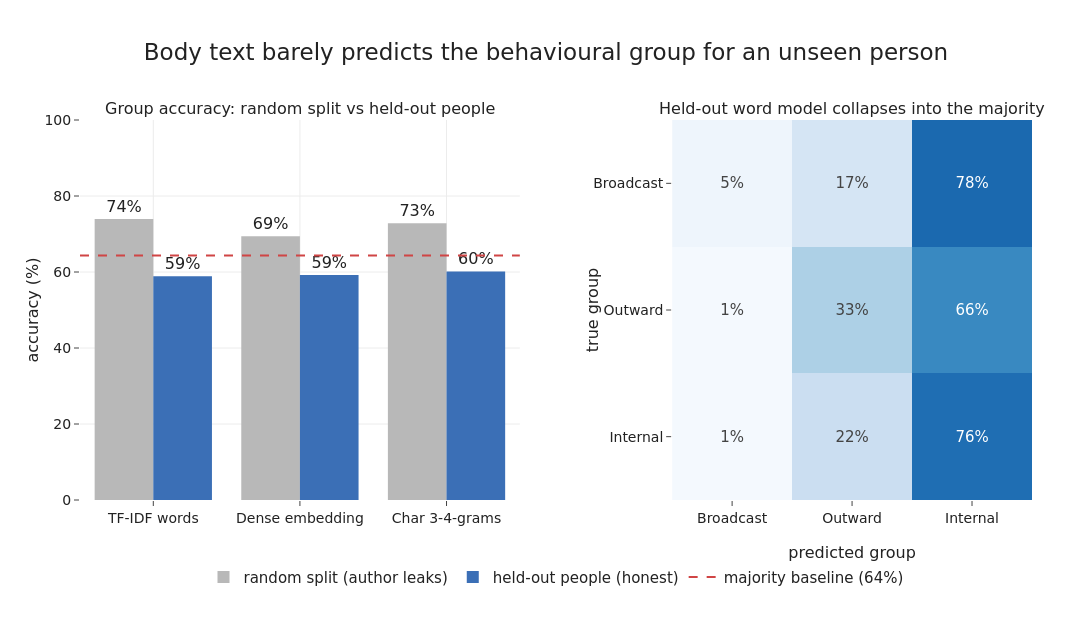

Source (notebook cell):
### Markdown cell above
## Question 1: which behavioural group wrote this mail?

Here is the trap the evaluation has to avoid. If we split messages at random,
the same person lands in both the training and the test set, so a model can
recognise the *author* from their words and then look up which group that author
belongs to - scoring high without learning anything about the group itself. The
honest test holds out whole **people**: every author in the test fold is unseen
during training (a grouped 5-fold). The left panel shows both, for each
representation, against the majority baseline of always guessing the internal
group.

The gap is the finding. On a random split every representation looks strong; on
held-out people they all collapse to roughly the majority baseline. The right
panel shows why - the confusion matrix for the held-out word model pulls almost
everything into the internal majority, dissolving the two small groups. Topic
words, the dense embedding and character style all behave the same way: for a
person the model has never read before, the body does not reveal the behavioural
role. The group is a property of *who you write to and how widely*, and that
structure barely surfaces in the words themselves.

### Code cell
maj = pd.Series(ygrp).value_counts(normalize=True).max()
rand_acc, grp_acc = {}, {}
for name, Xr in REPS.items():
    pr_r = cross_val_predict(LinearSVC(C=1), Xr, ygrp, n_jobs=-1,
                             cv=StratifiedKFold(5, shuffle=True, random_state=0))
    pr_g = cross_val_predict(LinearSVC(C=1), Xr, ygrp, n_jobs=-1,
                             groups=persons, cv=GroupKFold(5))
    rand_acc[name] = accuracy_score(ygrp, pr_r)
    grp_acc[name] = accuracy_score(ygrp, pr_g)
    if name == "TF-IDF words":
        held_pred = pr_g
print("majority baseline:", round(maj, 3))
print("random split:    ", {k: round(v, 3) for k, v in rand_acc.items()})
print("held-out people: ", {k: round(v, 3) for k, v in grp_acc.items()})

cm = confusion_matrix(ygrp, held_pred, labels=GROUPS, normalize="true") * 100
fig = make_subplots(rows=1, cols=2, column_widths=[0.55, 0.45], horizontal_spacing=0.16,
    subplot_titles=["Group accuracy: random split vs held-out people",
                    "Held-out word model collapses into the majority"])
reps = list(REPS)
fig.add_trace(go.Bar(x=reps, y=[rand_acc[r] * 100 for r in reps], name="random split (author leaks)",
    marker_color=GREY, text=[f"{rand_acc[r]:.0%}" for r in reps], textposition="outside"), row=1, col=1)
fig.add_trace(go.Bar(x=reps, y=[grp_acc[r] * 100 for r in reps], name="held-out people (honest)",
    marker_color=BLUE, text=[f"{grp_acc[r]:.0%}" for r in reps], textposition="outside"), row=1, col=1)
fig.add_hline(y=maj * 100, line=dict(color=RED, dash="dash"), row=1, col=1)
fig.add_trace(go.Scatter(x=[None], y=[None], mode="lines",
    line=dict(color=RED, dash="dash", width=2),
    name=f"majority baseline ({maj:.0%})"), row=1, col=1)
fig.update_yaxes(title_text="accuracy (%)", range=[0, 100], row=1, col=1)
gl = [SHORT[g] for g in GROUPS]
fig.add_trace(go.Heatmap(z=cm, x=gl, y=gl, colorscale="Blues", zmin=0, zmax=100,
    text=np.round(cm).astype(int), texttemplate="%{text}%", showscale=False,
    textfont=dict(size=15)), row=1, col=2)
fig.update_xaxes(title_text="predicted group", row=1, col=2)
fig.update_yaxes(title_text="true group", autorange="reversed", row=1, col=2)
fig.update_layout(title="Body text barely predicts the behavioural group for an unseen person",
    barmode="group", legend=dict(orientation="h", y=-0.16, x=0.5, xanchor="center"))
save_fig(fig, "w6_1_group_prediction.png", w=1260, h=620,
         margin=dict(l=80, r=60, t=120, b=120))

### Figure 1 — Plotly figure (JSON) as saved in the notebook; plotly's stock layout.template omitted (floating-point values rounded to 4 significant figures)
{"data": [{"marker": {"color": "#b8b8b8"}, "name": "random split (author leaks)", "text": ["74%", "69%", "73%"], "textposition": "outside", "type": "bar", "x": ["TF-IDF words", "Dense embedding", "Char 3-4-grams"], "xaxis": "x", "y": [73.98, 69.42, 72.82], "yaxis": "y"}, {"marker": {"color": "#3b6fb6"}, "name": "held-out people (honest)", "text": ["59%", "59%", "60%"], "textposition": "outside", "type": "bar", "x": ["TF-IDF words", "Dense embedding", "Char 3-4-grams"], "xaxis": "x", "y": [58.88, 59.22, 60.13], "yaxis": "y"}, {"line": {"color": "#d04545", "dash": "dash", "width": 2}, "mode": "lines", "name": "majority baseline (64%)", "type": "scatter", "x": [null], "xaxis": "x", "y": [null], "yaxis": "y"}, {"colorscale": [[0.0, "rgb(247,251,255)"], [0.125, "rgb(222,235,247)"], [0.25, "rgb(198,219,239)"], [0.375, "rgb(158,202,225)"], [0.5, "rgb(107,174,214)"], [0.625, "rgb(66,146,198)"], [0.75, "rgb(33,113,181)"], [0.875, "rgb(8,81,156)"], [1.0, "rgb(8,48,107)"]], "showscale": false, "text": [[5, 17, 78], [1, 33, 66], [1, 22, 76]], "textfont": {"size": 15}, "texttemplate": "%{text}%", "type": "heatmap", "x": ["Broadcast", "Outward", "Internal"], "xaxis": "x2", "y": ["Broadcast", "Outward", "Internal"], "yaxis": "y2", "z": [[4.688, 17.29, 78.02], [1.37, 32.74, 65.89], [1.456, 22.48, 76.06]], "zmax": 100, "zmin": 0}], "layout": {"annotations": [{"font": {"size": 16}, "showarrow": false, "text": "Group accuracy: random split vs held-out people", "x": 0.231, "xanchor": "center", "xref": "paper", "y": 1.0, "yanchor": "bottom", "yref": "paper"}, {"font": {"size": 16}, "showarrow": false, "text": "Held-out word model collapses into the majority", "x": 0.811, "xanchor": "center", "xref": "paper", "y": 1.0, "yanchor": "bottom", "yref": "paper"}], "barmode": "group", "height": 620, "legend": {"orientation": "h", "x": 0.5, "xanchor": "center", "y": -0.16}, "margin": {"b": 120, "l": 80, "r": 60, "t": 120}, "shapes": [{"line": {"color": "#d04545", "dash": "dash"}, "type": "line", "x0": 0, "x1": 1, "xref": "x domain", "y0": 64.33, "y1": 64.33, "yref": "y"}], "title": {"text": "Body text barely predicts the behavioural group for an unseen person"}, "width": 1260, "xaxis": {"anchor": "y", "domain": [0.0, 0.462]}, "xaxis2": {"anchor": "y2", "domain": [0.622, 1.0], "title": {"text": "predicted group"}}, "yaxis": {"anchor": "x", "domain": [0.0, 1.0], "range": [0, 100], "title": {"text": "accuracy (%)"}}, "yaxis2": {"anchor": "x2", "autorange": "reversed", "domain": [0.0, 1.0], "title": {"text": "true group"}}}}
